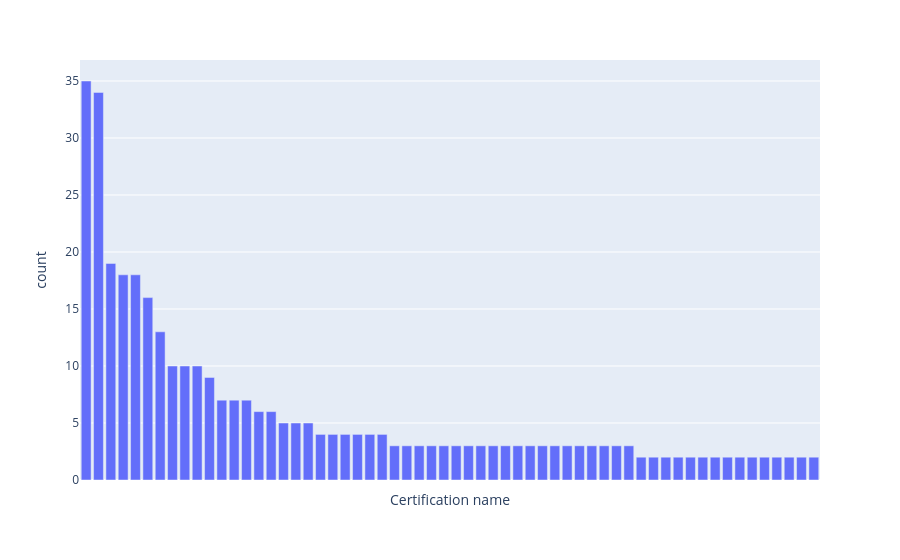

Here is the notebook cell this chart was saved with:
### Code cell
fig = px.bar(sorted_certifications[:60], x="name", y="count", labels={'name':'Certification name'})
fig.update_xaxes(showticklabels=False) # we hide x labels because it takes too much room. We can see school names by hovering bars
fig.show()

### Figure 1 — Plotly figure (JSON) as saved in the notebook; plotly's stock layout.template omitted (floating-point values rounded to 4 significant figures)
{"data": [{"alignmentgroup": "True", "hovertemplate": "Certification name=%{x}<br>count=%{y}<extra></extra>", "legendgroup": "", "marker": {"color": "#636efa", "pattern": {"shape": ""}}, "name": "", "offsetgroup": "", "orientation": "v", "showlegend": false, "textposition": "auto", "type": "bar", "x": ["Neural Networks and Deep Learning", "Machine Learning", "Structuring Machine Learning Projects", "Improving Deep Neural Networks: Hyperparameter tuning, Regularization and Optimization", "Bloomberg Market Concepts", "Deep Learning Specialization", "Convolutional Neural Networks", "Chartered Financial Analyst (CFA)", "Sequence Models", "Certification AMF", "Deep Learning", "Improving Deep Neural Networks: Hyperparameter Tuning, Regularization and Optimization", "AMF", "AMF Certification", "Applied Machine Learning in Python", "R Programming", "Python and Statistics for Financial Analysis", "Financial Engineering and Risk Management Part I", "Financial Markets", "Neural Networks for Machine Learning", "Introduction to Portfolio Construction and Analysis with Python", "CFA Level I", "Game Theory", "The Data Scientist’s Toolbox", "Introduction to Data Science in Python", "Financial Engineering and Risk Management Part II", "TOEFL iBT", "Natural Language Processing", "Understanding Financial Markets", "C++ Programming for Financial Engineering", "Trader Subscription", "TOEIC", "Supervised Learning with scikit-learn", "Python Data Structures", "Series 7", "Sequences, Time Series and Prediction", "Certified Financial Risk Manager (FRM)", "Introduction to Trading, Machine Learning & GCP", "Advanced Portfolio Construction and Analysis with Python", "Machine Learning with Python", "Fundamentals of Machine Learning in Finance", "Intro to Machine Learning", "Machine Learning Foundations: A Case Study Approach", "Interest Rate Models", "IBM Data Science Specialization", "Mathematics for Machine Learning: Linear Algebra", "Series 57", "SIE", "SQL", "Machine Learning Specialization", "Graph Search, Shortest Paths, and Data Structures", "Chartered Financial Analyst", "Guided Tour of Machine Learning in Finance", "Machine Learning Engineer Nanodegree", "Series 3", "Series 63", "Certificat Voltaire", "Computational Methods in Pricing and Model Calibration", "IELTS", "CFA level 1"], "xaxis": "x", "y": [35, 34, 19, 18, 18, 16, 13, 10, 10, 10, 9, 7, 7, 7, 6, 6, 5, 5, 5, 4, 4, 4, 4, 4, 4, 3, 3, 3, 3, 3, 3, 3, 3, 3, 3, 3, 3, 3, 3, 3, 3, 3, 3, 3, 3, 2, 2, 2, 2, 2, 2, 2, 2, 2, 2, 2, 2, 2, 2, 2], "yaxis": "y"}], "layout": {"barmode": "relative", "legend": {"tracegroupgap": 0}, "margin": {"t": 60}, "xaxis": {"anchor": "y", "domain": [0, 1], "showticklabels": false, "title": {"text": "Certification name"}}, "yaxis": {"anchor": "x", "domain": [0, 1], "title": {"text": "count"}}}}
